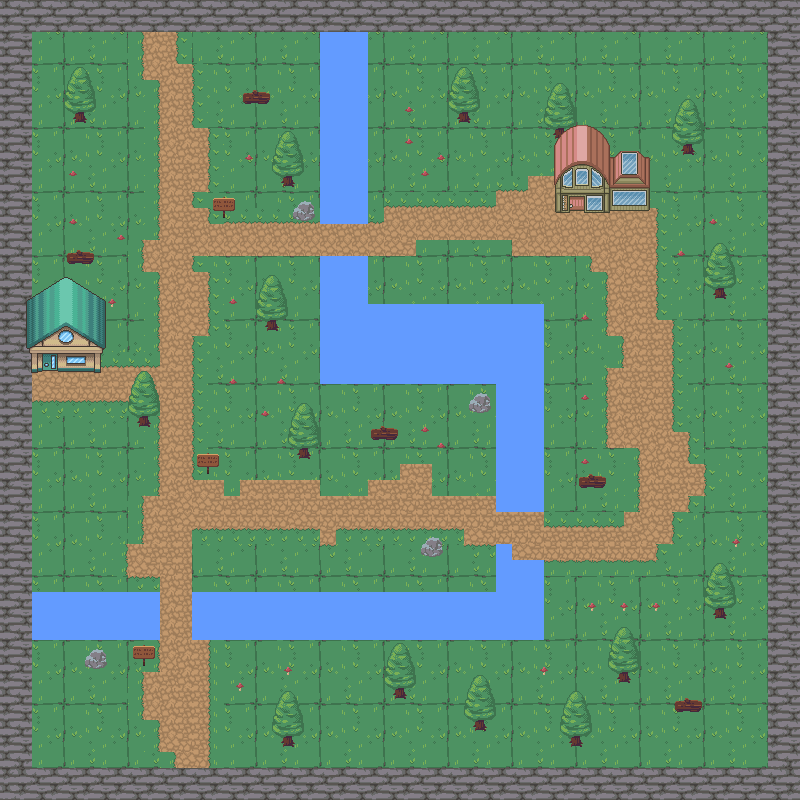

Tiled map render using the project's own tile images. Description and the map definition, with tile-layer contents summarised, below:
An orthogonal 50x50 tile map with 16x16 px tiles, 6 tile layers (background, walls, water, path, ...), 2 tilesets and 43 objects (41x collision, Player).

<map version="1.5" tiledversion="1.7.2" orientation="orthogonal" renderorder="right-down" width="50" height="50" tilewidth="16" tileheight="16" infinite="0" nextlayerid="9" nextobjectid="67">
 <tileset firstgid="1" source="nature.tsx" />
 <tileset firstgid="721" source="house.tsx" />
 <layer id="1" name="background" width="50" height="50">
  <data>[2500 cells, 2500 non-empty, 16 distinct tile ids]</data>
 </layer>
 <layer id="2" name="walls" width="50" height="50">
  <data>[2500 cells, 384 non-empty, 4 distinct tile ids]</data>
 </layer>
 <layer id="3" name="water" width="50" height="50">
  <data>[2500 cells, 256 non-empty, 4 distinct tile ids]</data>
 </layer>
 <layer id="4" name="path" width="50" height="50">
  <data>[2500 cells, 548 non-empty, 10 distinct tile ids]</data>
 </layer>
 <layer id="7" name="decorations" width="50" height="50">
  <data>[2500 cells, 220 non-empty, 25 distinct tile ids]</data>
 </layer>
 <layer id="8" name="house" width="50" height="50">
  <data>[2500 cells, 91 non-empty, 91 distinct tile ids]</data>
 </layer>
 <objectgroup id="5" name="Objects">
  <object id="1" name="Player" x="160" y="230">
   <point />
  </object>
  <object id="5" name="collision" x="6.7904" y="-13.5808" width="785.423" height="40.7424" />
  <object id="6" name="collision" x="2.26347" y="9.05387" width="24.8981" height="787.687" />
  <object id="8" name="collision" x="771.842" y="-2.26347" width="31.6885" height="799.004" />
  <object id="9" name="collision" x="6.64011" y="766.932" width="786.853" height="24.9004" />
  <object id="17" name="collision" x="320.383" y="33.0653">
   <polygon points="0,0 -0.165825,191.178 47.5163,191.026 47.2088,-0.741786 -0.214768,-1.68554" />
  </object>
  <object id="20" name="collision" x="319.64" y="256.345" width="48.1043" height="125.957" />
  <object id="21" name="collision" x="368.378" y="303.184" width="175.328" height="78.486" />
  <object id="22" name="collision" x="494.335" y="381.037" width="48.7373" height="130.388" />
  <object id="23" name="collision" x="496.234" y="544.971" width="15.1908" height="13.9249" />
  <object id="24" name="collision" x="496.234" y="559.529" width="46.8384" height="79.7519" />
  <object id="25" name="collision" x="190.791" y="591.177" width="305.443" height="48.3639" />
  <object id="26" name="collision" x="31.1496" y="591.843" width="128.492" height="48.6713" />
  <object id="27" name="collision" x="71.8106" y="110.819" width="16.2534" height="13.0027" />
  <object id="28" name="collision" x="281.703" y="174.312" width="14.0173" height="13.5651" />
  <object id="29" name="collision" x="266.427" y="317.866" width="12.9257" height="13.9808" />
  <object id="30" name="collision" x="135.771" y="414.819" width="15.6922" height="12.9631" />
  <object id="31" name="collision" x="293.375" y="446.203" width="19.7858" height="15.0099" />
  <object id="32" name="collision" x="455.755" y="109.163" width="17.739" height="15.6922" />
  <object id="33" name="collision" x="551.272" y="124.173" width="17.739" height="17.0567" />
  <object id="34" name="collision" x="678.174" y="142.594" width="19.7858" height="14.3276" />
  <object id="35" name="collision" x="709.559" y="285.188" width="20.468" height="15.6922" />
  <object id="36" name="collision" x="712.97" y="606.536" width="14.3276" height="13.6454" />
  <object id="37" name="collision" x="616.088" y="671.352" width="15.6922" height="12.2808" />
  <object id="38" name="collision" x="569.694" y="734.12" width="13.6454" height="12.9631" />
  <object id="39" name="collision" x="472.812" y="719.11" width="14.3276" height="12.2808" />
  <object id="40" name="collision" x="393.669" y="685.679" width="13.6454" height="13.6454" />
  <object id="41" name="collision" x="277.683" y="732.756" width="18.4212" height="15.0099" />
  <object id="42" x="182.166" y="488.504" />
  <object id="43" name="collision" x="243.634" y="89.739" width="25.5835" height="15.3501" />
  <object id="44" name="collision" x="216.476" y="208.21" width="14.5629" height="11.0206" />
  <object id="45" name="collision" x="296.375" y="203.881" width="15.3501" height="16.5309" />
  <object id="46" name="collision" x="68.0915" y="250.325" width="25.9771" height="14.9565" />
  <object id="47" name="collision" x="199.158" y="463.258" width="15.3501" height="12.595" />
  <object id="51" name="collision" x="469.723" y="397.769" width="18.5949" height="15.361" />
  <object id="52" name="collision" x="371.897" y="427.682" width="25.8711" height="13.744" />
  <object id="53" name="collision" x="580.483" y="475.382" width="25.8711" height="12.9356" />
  <object id="54" name="collision" x="423.64" y="539.251" width="18.5949" height="16.9779" />
  <object id="55" name="collision" x="85.6981" y="647.587" width="21.0203" height="21.8288" />
  <object id="56" name="collision" x="136.057" y="657.072" width="13.9271" height="9.99893" />
  <object id="59" name="collision" x="673.67" y="697.109" width="27.7802" height="15.6264" />
  <object id="65" name="collision" x="26.5734" y="311.888" width="76.9231" height="59.4406" />
  <object id="66" name="collision" x="556.643" y="160.14" width="93.7063" height="53.1469" />
 </objectgroup>
</map>
